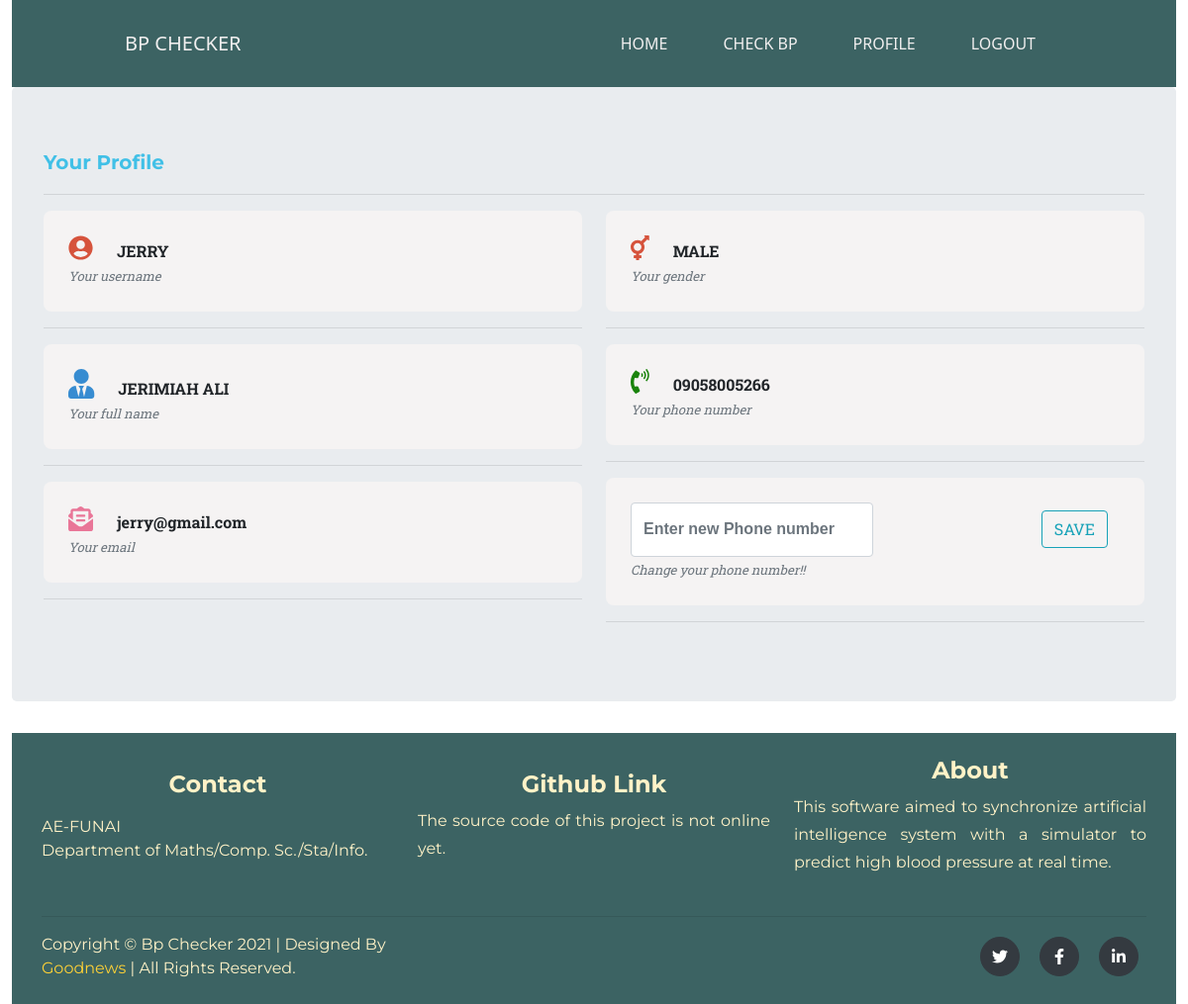
Page /user/setting/ (signed in) on the committed database.
### bp/models.py (models this page shows)
class UserProfile(models.Model):
    user = models.OneToOneField(
        User,
        on_delete=models.CASCADE,
        primary_key=True,
    )
    sex = (
        ('Male', 'Male'),
        ('Female', 'Female')
        )
    phone_no = models.CharField(max_length=11)
    gender = models.CharField(max_length=6, choices=sex)

### bp/views.py (the view)
# urls.py: path('user/setting/', user_setting, name='setting'),
def user_setting(request):
    if request.user.is_authenticated:
        u = UserProfile.objects.get(pk=request.user.id)
        p = u.user
        f = UserUpdate(request.POST or None)
        if f.is_valid():
           u.phone_no = f.cleaned_data['phone_no']
           u.save()
           messages.success(request, 'Phone number updated')
    else:
        return redirect('login')
    return render(request, 'bp/setting.html', {'user': u, 'edit': f})

### bp/forms.py
class UserUpdate(forms.Form):
    phone_no = forms.CharField(widget=forms.TextInput(attrs={
        'class': 'form-control',
        'placeholder':'Enter new Phone number',
        'type': 'number'
    }), label=False, min_length=11)
    class Meta:
         model = UserProfile
         fields = ['phone_no']
         widgets = {
             'phone_no':forms.TextInput(attrs={'class': 'form-control','placeholder':'Enter new Phone number','type': 'number', 'label': 'False'} )
            }

### bp/templates/bp/setting.html (shortened to what this page needs)
{% extends 'bp/base_bp.html' %}
{% block content %}
{% include './bp_includes/nav.html' %}
<div class="jumbotron">
  <h5 id="prolfile-title">Your Profile </h5> <hr>
    <div class="row">
        <div class=" col-md-6">
            <div id="profile_info">
             <i class="fa fa-user-circle"></i>
                <span class="text-uppercase"> {{user.user.username}} </span> <br>
                <i class="text-muted bio">Your username</i>
            </div> <hr>
            <div id="profile_info">
            <i class="fa fa-user-tie"></i>
                <span class="text-uppercase"> {{user.user.first_name}} {{user.user.last_name}}</span><br/>
                 <i class="text-muted bio">Your full name</i>
            </div> <hr>
            <div id="profile_info">
            <i class="fas fa-envelope-open-text"></i>
                <span class="text-lowercase"> {{user.user.email}} </span> <br/>
                 <i class="text-muted bio">Your email</i>
            </div> <hr>
        </div>
        <div class="col-md-6">
            <div id="profile_info">
                <i class="fas fa-transgender"></i>
                    <span class="text-uppercase"> {{user.gender}} </span>  <br/>
                    <i class="text-muted bio">Your gender</i>
            </div><hr>
            <div id="profile_info">
                <i class="fas fa-phone-volume"></i>
                <span class="text-lowercase"> {{user.phone_no}} </span> <br/>
                <i class="text-muted bio">Your phone number</i>
            </div>
            <hr>
            <div id="profile_info">
                <form method="POST" action="" class="form-inline" >
                    <div class="form-group">
                        {{edit.phone_no}}
                    </div>
                    <div class="col">
                        <button id="btn-save" class="btn btn-outline-info text-uppercase float-right" type="submit">Save</button>
                    </div>
                </form>
                <i class="text-muted bio">Change your phone number!!</i>
            </div><hr>
        </div>
    </div>
</div>
{% include 'include_folder/footer.html' %} {% endblock %}

### rows in the picture
UserProfile: user.username "JERRY", user.first_name "JERIMIAH", user.last_name "ALI", user.email "jerry@gmail.com", gender "MALE", phone_no "09058005266"
